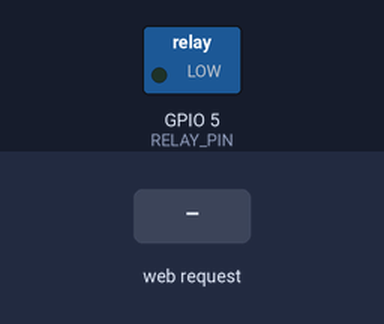
This sketch was run on a simulated ESP8266 (NodeMCU). Parts: switched loads named in the sketch (green lamp = pin HIGH). The inputs (shaded band) are chosen by the test bench. WiFi joins after 1.5 s; servers stay silent unless stated; what the sketch prints to the serial monitor is not drawn.

Above: at 2.7 s.
2.8 s: HTTP request GET /merah received
At 3.8 s:
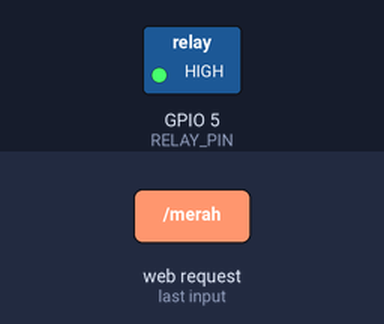
5.8 s: HTTP request GET /hijau received
Timing chart, 0 to 8.8 s (numbered marks = the images above; inputs shaded):
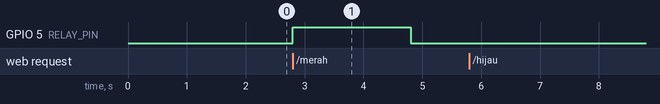

Measured:
- after the input at 2.8 s, GPIO 5 (RELAY_PIN): LOW → HIGH at once, → LOW 2.0 s later
- after the input at 5.8 s, every drawn part: stays the same

The sketch:

iot_alarm.ino
```cpp
#include <ESP8266WiFi.h>
#include <ESP8266WebServer.h>

const char* ssid = "Pandu";
const char* password = "pandu280212";

const int RELAY_PIN = 5; // D1 di NodeMCU

ESP8266WebServer server(80);

// --- PERBAIKAN LOGIKA RELAY ---
// Ubah logika jika relay kamu ternyata Active-HIGH
const int RELAY_NYALA = HIGH; // Sinyal HIGH untuk trigger relay ALARM (Nyala)
const int RELAY_MATI = LOW;   // Sinyal LOW untuk matikan relay (Standby/Off)

void matikanLampu() {
  digitalWrite(RELAY_PIN, RELAY_MATI);
}

void setup() {
  Serial.begin(115200);
  delay(10);

  pinMode(RELAY_PIN, OUTPUT);
  matikanLampu();

  Serial.println();
  Serial.print("Menyambungkan ke WiFi: ");
  Serial.println(ssid);

  WiFi.begin(ssid, password);

  while (WiFi.status() != WL_CONNECTED) {
    delay(500);
    Serial.print(".");
  }

  Serial.println("");
  Serial.println("WiFi terhubung!");
  Serial.print("====> CATAT IP ADDRESS INI: ");
  Serial.println(WiFi.localIP());

  // ROUTE HTTP
  server.on("/merah", []() {
    Serial.println("TERIMA SINYAL: KARDUS NYASAR (NG) -> RELAY AKTIF!");
    digitalWrite(RELAY_PIN, RELAY_NYALA);
    server.send(200, "text/plain", "OK - Alarm Merah Nyala");

    delay(2000); // Alarm menyala selama 2 detik
    matikanLampu();
  });

  server.on("/hijau", []() {
    Serial.println("TERIMA SINYAL: KARDUS MATCH -> RELAY STANDBY (OFF)!");
    matikanLampu();
    server.send(200, "text/plain", "OK - Standby");
  });

  server.begin();
}

void loop() {
  server.handleClient();
}
```
